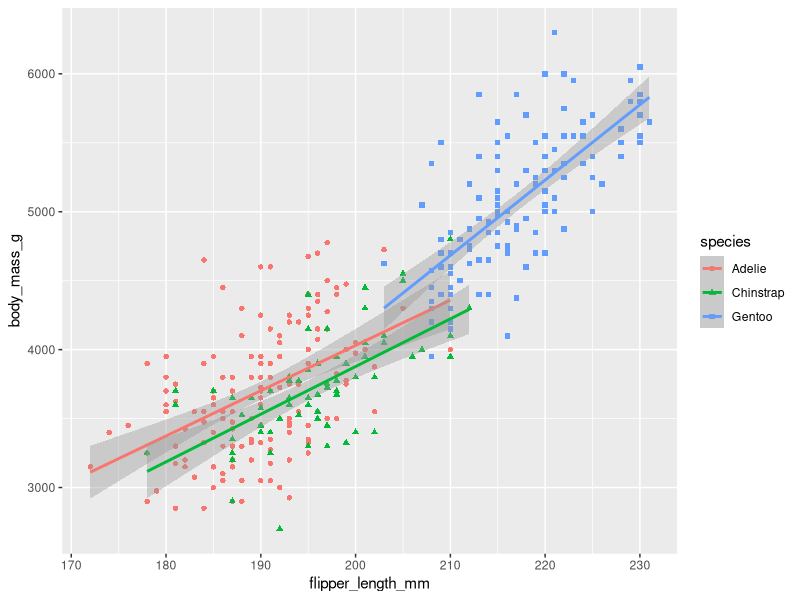
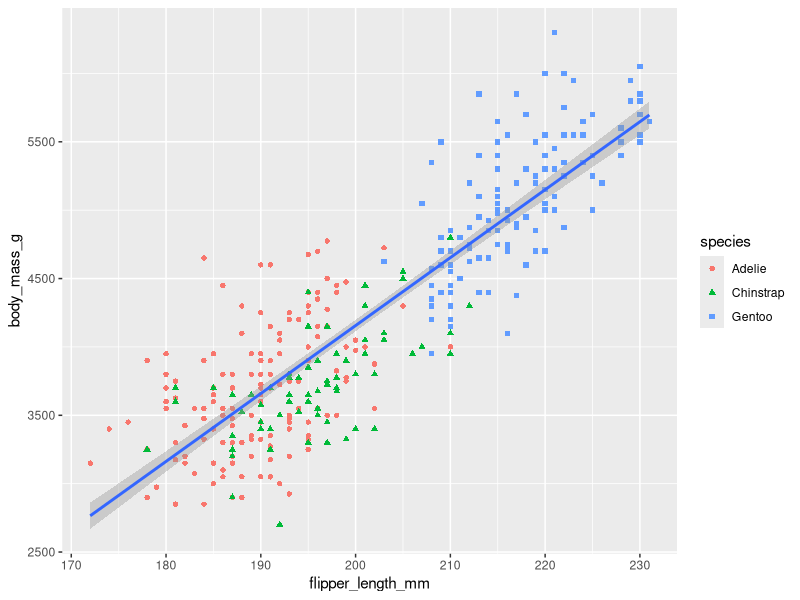
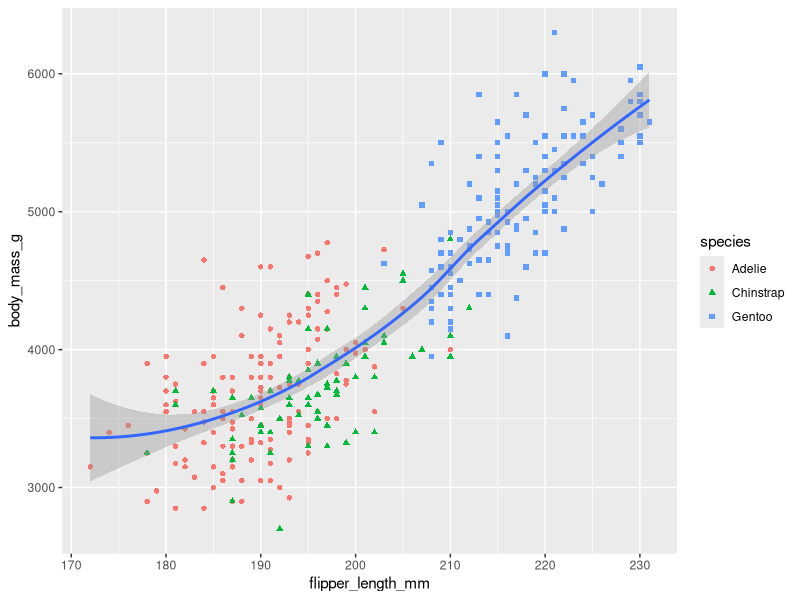

These figures' R source, in order:
library(tidyverse)
library(palmerpenguins)
library(ggthemes)

# glimpse(penguins)
# View(penguins)

# ?glimpse question mark preceding a function pulls up its documentation
# help(glimpse) produces the same effect

# Notice that all we're doing with + geom_point + geom_line() is adding layers, right?
# ggplot(
#   data = penguins,
#   mapping = aes(x = flipper_length_mm, y = body_mass_g), # aesthetics layer for the visual properties
# ) + geom_point() + geom_boxplot() + geom_line()


ggplot(
  data = penguins,
  mapping = aes(x = flipper_length_mm, y = body_mass_g, color = species, shape = species), # "GLOBAL" aesthetics layer for the visual properties
) +
  geom_point() + 
  geom_smooth(method="lm") # add a linear model for each category



# This next example shows a line of best fit to the entire species variable, but colors broken out by species
ggplot(
  data = penguins,
  mapping = aes(x = flipper_length_mm, y = body_mass_g), # aesthetics layer for the visual properties
) +
  geom_point(mapping = aes(color = species, shape = species)) + # sets the color mapping to only the scatterplot geometry layer. LOCAL aesthetics, to this geom_point
  geom_smooth(method="lm")



  

# This next example shows a line of best fit to the entire species variable, but colors broken out by species
ggplot(
  data = penguins,
  mapping = aes(x = flipper_length_mm, y = body_mass_g), # aesthetics layer for the visual properties
) +
  geom_point(mapping = aes(color = species, shape = species)) + # sets the color mapping to only the scatterplot geometry layer. LOCAL aesthetics, to this geom_point
  geom_smooth(method="loess", formula = y ~ x)


